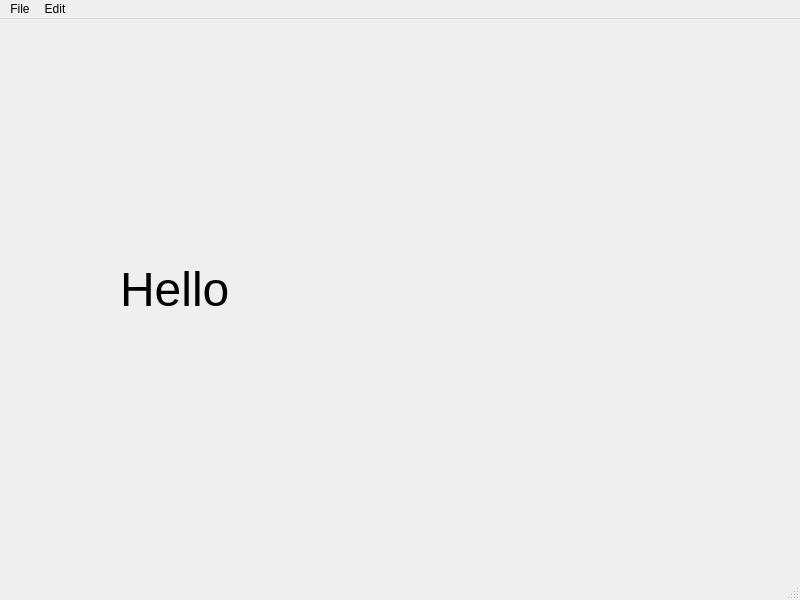
<?xml version="1.0" encoding="UTF-8"?>
<ui version="4.0">
 <class>MainWindow</class>
 <widget class="QMainWindow" name="MainWindow">
  <property name="geometry">
   <rect>
    <x>0</x>
    <y>0</y>
    <width>800</width>
    <height>600</height>
   </rect>
  </property>
  <property name="windowTitle">
   <string>MainWindow</string>
  </property>
  <widget class="QWidget" name="centralwidget">
   <widget class="QLabel" name="DisplayLabel">
    <property name="geometry">
     <rect>
      <x>120</x>
      <y>220</y>
      <width>371</width>
      <height>101</height>
     </rect>
    </property>
    <property name="font">
     <font>
      <pointsize>36</pointsize>
     </font>
    </property>
    <property name="text">
     <string>Hello</string>
    </property>
   </widget>
  </widget>
  <widget class="QMenuBar" name="menubar">
   <property name="geometry">
    <rect>
     <x>0</x>
     <y>0</y>
     <width>800</width>
     <height>21</height>
    </rect>
   </property>
   <widget class="QMenu" name="menuFile">
    <property name="title">
     <string>File</string>
    </property>
    <addaction name="actionSave_2"/>
    <addaction name="actionEdit"/>
   </widget>
   <widget class="QMenu" name="menuEdit">
    <property name="title">
     <string>Edit</string>
    </property>
    <addaction name="actionNew"/>
    <addaction name="actionSave"/>
   </widget>
   <addaction name="menuFile"/>
   <addaction name="menuEdit"/>
  </widget>
  <widget class="QStatusBar" name="statusbar"/>
  <action name="actionNew">
   <property name="text">
    <string>Copy</string>
   </property>
  </action>
  <action name="actionSave">
   <property name="text">
    <string>Paste</string>
   </property>
  </action>
  <action name="actionSave_2">
   <property name="text">
    <string>Save</string>
   </property>
   <property name="statusTip">
    <string>Create a new File</string>
   </property>
   <property name="shortcut">
    <string>Ctrl+F</string>
   </property>
  </action>
  <action name="actionEdit">
   <property name="text">
    <string>Edit</string>
   </property>
  </action>
 </widget>
 <resources/>
 <connections/>
</ui>
